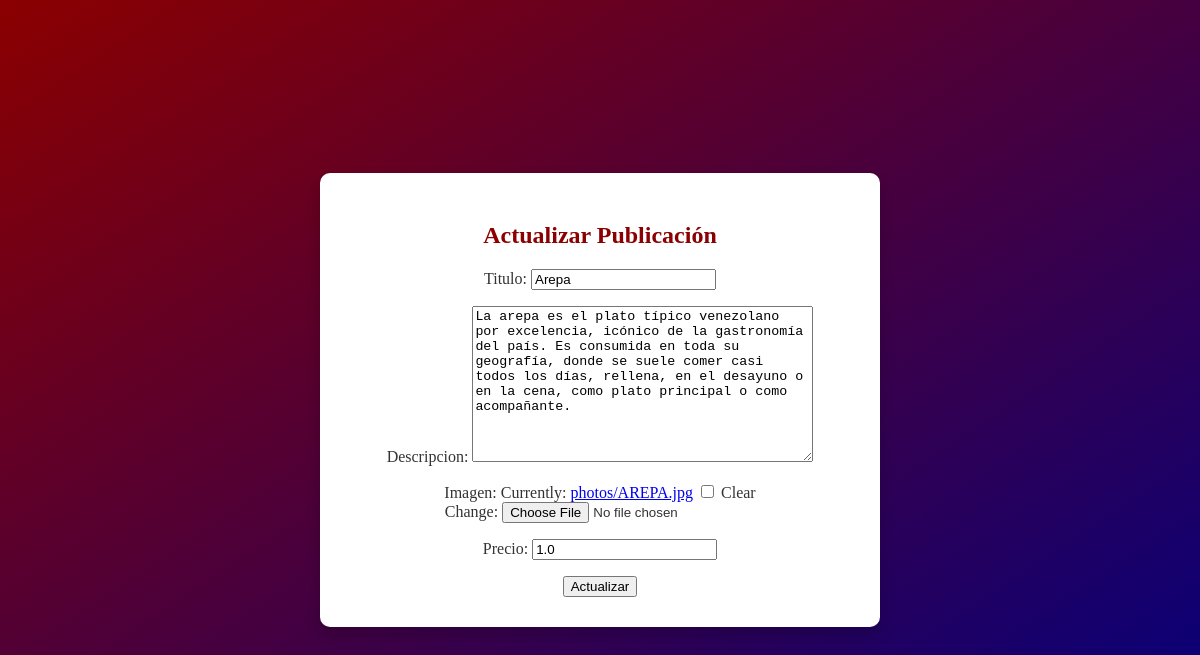
/pages/post/detail/1/update, run on the app's committed database.
### post/models.py (models this page shows, shortened)
class Post(models.Model):
    titulo = models.CharField(max_length=40)
    descripcion = models.TextField()
    imagen= models.ImageField(upload_to="photos", blank=True)
    precio= models.FloatField(default=True)
    author = models.ForeignKey("auth.user", on_delete = models.CASCADE,blank=True, default=True)
    class Meta:
        verbose_name_plural = "publicaiones"

### post/views.py (the view)
# urls.py: path("post/detail/<int:pk>/update",UpdatePageView.as_view(), name="update"),
class UpdatePageView(UpdateView):
    template_name="update.html"
    model=Post
    fields=["titulo","descripcion","imagen","precio"]
    success_url=reverse_lazy("post")

### templates/update.html (shortened to what this page needs)
<!DOCTYPE html>
<html lang="es">
<head>
</head>
<body>
    <div class="card">
        <div class="update-form">
            <h2>Actualizar Publicación</h2>
            <form action="" method="post" enctype="multipart/form-data">
                {{ form.as_p }}
                <input type="submit" value="Actualizar">
            </form>
        </div>
    </div>
</body>
</html>

### templates/update.html (style rules this page uses)
body { font-family: 'Arial, sans-serif'; background: linear-gradient(to bottom right, #8B0000, #000080); display: flex; justify-content: center; align-items: center; height: 100vh; margin: 0; color: #fff; }
.card { background-color: #ffffff; color: #333; border-radius: 10px; padding: 30px; box-shadow: 0 8px 16px rgba(0, 0, 0, 0.2); max-width: 500px; width: 100%; text-align: center; }
.update-form h2 { margin-bottom: 20px; color: #8B0000; }

### data on the page
Post: titulo "Arepa", descripcion "La arepa es el plato típico venezolano por excelencia, icónico de la gastronomía del país. Es consumida en toda su geografía, donde se suele comer casi todos los días, rellena, en el desayuno o en la cena, como plato principal o como acompañante.", precio "1.0"
